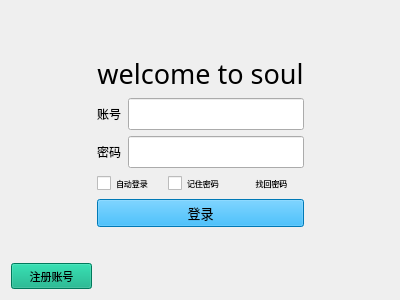
<?xml version="1.0" encoding="UTF-8"?>
<ui version="4.0">
 <class>qqWidget</class>
 <widget class="QWidget" name="qqWidget">
  <property name="geometry">
   <rect>
    <x>0</x>
    <y>0</y>
    <width>400</width>
    <height>300</height>
   </rect>
  </property>
  <property name="sizePolicy">
   <sizepolicy hsizetype="Expanding" vsizetype="Expanding">
    <horstretch>0</horstretch>
    <verstretch>0</verstretch>
   </sizepolicy>
  </property>
  <property name="minimumSize">
   <size>
    <width>400</width>
    <height>300</height>
   </size>
  </property>
  <property name="maximumSize">
   <size>
    <width>800</width>
    <height>600</height>
   </size>
  </property>
  <property name="windowTitle">
   <string>QQ</string>
  </property>
  <property name="styleSheet">
   <string notr="true">#btn_register{
	background-color: rgb(0, 170, 127);
}</string>
  </property>
  <layout class="QGridLayout" name="gridLayout">
   <item row="0" column="0">
    <spacer name="verticalSpacer">
     <property name="orientation">
      <enum>Qt::Vertical</enum>
     </property>
     <property name="sizeHint" stdset="0">
      <size>
       <width>20</width>
       <height>44</height>
      </size>
     </property>
    </spacer>
   </item>
   <item row="1" column="0">
    <layout class="QHBoxLayout" name="horizontalLayout_7">
     <item>
      <spacer name="horizontalSpacer">
       <property name="orientation">
        <enum>Qt::Horizontal</enum>
       </property>
       <property name="sizeHint" stdset="0">
        <size>
         <width>47</width>
         <height>17</height>
        </size>
       </property>
      </spacer>
     </item>
     <item>
      <layout class="QVBoxLayout" name="verticalLayout_3">
       <item>
        <widget class="QLabel" name="title">
         <property name="sizePolicy">
          <sizepolicy hsizetype="Expanding" vsizetype="Expanding">
           <horstretch>0</horstretch>
           <verstretch>0</verstretch>
          </sizepolicy>
         </property>
         <property name="font">
          <font>
           <family>Bahnschrift Light</family>
           <pointsize>20</pointsize>
          </font>
         </property>
         <property name="text">
          <string>welcome to soul</string>
         </property>
         <property name="alignment">
          <set>Qt::AlignCenter</set>
         </property>
        </widget>
       </item>
       <item>
        <layout class="QHBoxLayout" name="horizontalLayout_6">
         <item>
          <widget class="QLabel" name="q_account">
           <property name="sizePolicy">
            <sizepolicy hsizetype="Expanding" vsizetype="Expanding">
             <horstretch>0</horstretch>
             <verstretch>0</verstretch>
            </sizepolicy>
           </property>
           <property name="text">
            <string>账号</string>
           </property>
          </widget>
         </item>
         <item>
          <widget class="QLineEdit" name="lineEdit">
           <property name="sizePolicy">
            <sizepolicy hsizetype="Expanding" vsizetype="Expanding">
             <horstretch>0</horstretch>
             <verstretch>0</verstretch>
            </sizepolicy>
           </property>
           <property name="font">
            <font>
             <pointsize>15</pointsize>
            </font>
           </property>
          </widget>
         </item>
        </layout>
       </item>
       <item>
        <layout class="QHBoxLayout" name="horizontalLayout_5">
         <item>
          <widget class="QLabel" name="label">
           <property name="sizePolicy">
            <sizepolicy hsizetype="Expanding" vsizetype="Expanding">
             <horstretch>0</horstretch>
             <verstretch>0</verstretch>
            </sizepolicy>
           </property>
           <property name="text">
            <string>密码</string>
           </property>
          </widget>
         </item>
         <item>
          <widget class="QLineEdit" name="lineEdit_2">
           <property name="sizePolicy">
            <sizepolicy hsizetype="Expanding" vsizetype="Expanding">
             <horstretch>0</horstretch>
             <verstretch>0</verstretch>
            </sizepolicy>
           </property>
           <property name="font">
            <font>
             <pointsize>15</pointsize>
            </font>
           </property>
           <property name="text">
            <string/>
           </property>
           <property name="echoMode">
            <enum>QLineEdit::Password</enum>
           </property>
          </widget>
         </item>
        </layout>
       </item>
       <item>
        <layout class="QHBoxLayout" name="horizontalLayout_4">
         <item>
          <widget class="QCheckBox" name="checkBox">
           <property name="sizePolicy">
            <sizepolicy hsizetype="Expanding" vsizetype="Expanding">
             <horstretch>0</horstretch>
             <verstretch>0</verstretch>
            </sizepolicy>
           </property>
           <property name="font">
            <font>
             <family>Agency FB</family>
             <pointsize>6</pointsize>
            </font>
           </property>
           <property name="text">
            <string>自动登录</string>
           </property>
          </widget>
         </item>
         <item>
          <widget class="QCheckBox" name="checkBox_2">
           <property name="sizePolicy">
            <sizepolicy hsizetype="Expanding" vsizetype="Expanding">
             <horstretch>0</horstretch>
             <verstretch>0</verstretch>
            </sizepolicy>
           </property>
           <property name="font">
            <font>
             <family>Agency FB</family>
             <pointsize>6</pointsize>
            </font>
           </property>
           <property name="text">
            <string>记住密码</string>
           </property>
          </widget>
         </item>
         <item>
          <widget class="QPushButton" name="pushButton_2">
           <property name="sizePolicy">
            <sizepolicy hsizetype="Expanding" vsizetype="Expanding">
             <horstretch>0</horstretch>
             <verstretch>0</verstretch>
            </sizepolicy>
           </property>
           <property name="font">
            <font>
             <family>Agency FB</family>
             <pointsize>6</pointsize>
             <weight>50</weight>
             <bold>false</bold>
            </font>
           </property>
           <property name="styleSheet">
            <string notr="true">QPushButton { border: none; }</string>
           </property>
           <property name="text">
            <string>找回密码</string>
           </property>
          </widget>
         </item>
        </layout>
       </item>
       <item>
        <widget class="QPushButton" name="pushButton_3">
         <property name="sizePolicy">
          <sizepolicy hsizetype="Expanding" vsizetype="Expanding">
           <horstretch>0</horstretch>
           <verstretch>0</verstretch>
          </sizepolicy>
         </property>
         <property name="font">
          <font>
           <family>Arial Black</family>
           <pointsize>10</pointsize>
           <weight>10</weight>
           <italic>false</italic>
           <bold>false</bold>
          </font>
         </property>
         <property name="styleSheet">
          <string notr="true">background-color: rgb(0, 170, 255);
font: 87 10pt &quot;Arial Black&quot;;</string>
         </property>
         <property name="text">
          <string>登录</string>
         </property>
        </widget>
       </item>
      </layout>
     </item>
     <item>
      <spacer name="horizontalSpacer_2">
       <property name="orientation">
        <enum>Qt::Horizontal</enum>
       </property>
       <property name="sizeHint" stdset="0">
        <size>
         <width>47</width>
         <height>17</height>
        </size>
       </property>
      </spacer>
     </item>
    </layout>
   </item>
   <item row="2" column="0">
    <spacer name="verticalSpacer_2">
     <property name="orientation">
      <enum>Qt::Vertical</enum>
     </property>
     <property name="sizeHint" stdset="0">
      <size>
       <width>20</width>
       <height>30</height>
      </size>
     </property>
    </spacer>
   </item>
   <item row="3" column="0">
    <layout class="QHBoxLayout" name="horizontalLayout_8">
     <item>
      <widget class="QPushButton" name="btn_register">
       <property name="sizePolicy">
        <sizepolicy hsizetype="Expanding" vsizetype="Expanding">
         <horstretch>0</horstretch>
         <verstretch>0</verstretch>
        </sizepolicy>
       </property>
       <property name="minimumSize">
        <size>
         <width>40</width>
         <height>15</height>
        </size>
       </property>
       <property name="maximumSize">
        <size>
         <width>81</width>
         <height>30</height>
        </size>
       </property>
       <property name="font">
        <font>
         <family>Agency FB</family>
         <pointsize>8</pointsize>
        </font>
       </property>
       <property name="styleSheet">
        <string notr="true">#btn_register:pressed{
	background-color: rgb(85, 170, 255);
}
</string>
       </property>
       <property name="text">
        <string>注册账号</string>
       </property>
      </widget>
     </item>
     <item>
      <spacer name="horizontalSpacer_3">
       <property name="orientation">
        <enum>Qt::Horizontal</enum>
       </property>
       <property name="sizeHint" stdset="0">
        <size>
         <width>293</width>
         <height>20</height>
        </size>
       </property>
      </spacer>
     </item>
    </layout>
   </item>
  </layout>
 </widget>
 <resources/>
 <connections/>
</ui>
